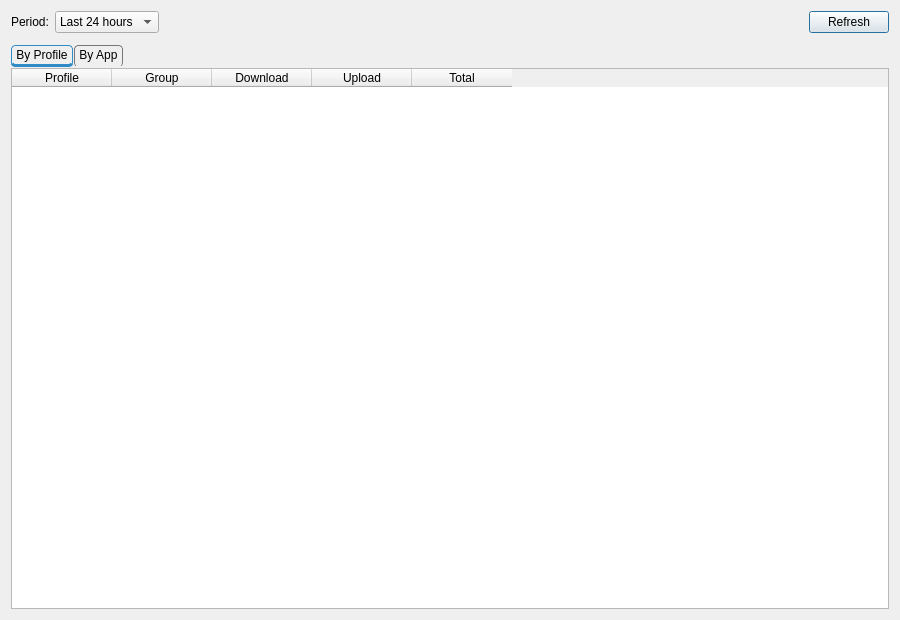
<?xml version="1.0" encoding="UTF-8"?>
<ui version="4.0">
 <class>DialogTrafficStats</class>
 <widget class="QDialog" name="DialogTrafficStats">
  <property name="geometry">
   <rect>
    <x>0</x>
    <y>0</y>
    <width>900</width>
    <height>620</height>
   </rect>
  </property>
  <property name="windowTitle">
   <string>Traffic Statistics</string>
  </property>
  <layout class="QVBoxLayout" name="verticalLayout">
   <item>
    <layout class="QHBoxLayout" name="topLayout">
     <item>
      <widget class="QLabel" name="periodLabel">
       <property name="text">
        <string>Period:</string>
       </property>
      </widget>
     </item>
     <item>
      <widget class="QComboBox" name="periodCombo">
       <item>
        <property name="text">
         <string>Last 24 hours</string>
        </property>
       </item>
       <item>
        <property name="text">
         <string>Last 7 days</string>
        </property>
       </item>
       <item>
        <property name="text">
         <string>Last 30 days</string>
        </property>
       </item>
       <item>
        <property name="text">
         <string>Last 90 days</string>
        </property>
       </item>
      </widget>
     </item>
     <item>
      <spacer name="topSpacerLeft">
       <property name="orientation">
        <enum>Qt::Orientation::Horizontal</enum>
       </property>
       <property name="sizeHint" stdset="0">
        <size>
         <width>40</width>
         <height>20</height>
        </size>
       </property>
      </spacer>
     </item>
     <item>
      <widget class="QLabel" name="summaryLabel">
       <property name="styleSheet">
        <string notr="true">font-weight: 600;</string>
       </property>
       <property name="text">
        <string/>
       </property>
      </widget>
     </item>
     <item>
      <spacer name="topSpacerRight">
       <property name="orientation">
        <enum>Qt::Orientation::Horizontal</enum>
       </property>
       <property name="sizeHint" stdset="0">
        <size>
         <width>40</width>
         <height>20</height>
        </size>
       </property>
      </spacer>
     </item>
     <item>
      <widget class="QPushButton" name="refreshBtn">
       <property name="text">
        <string>Refresh</string>
       </property>
      </widget>
     </item>
    </layout>
   </item>
   <item>
    <widget class="TrafficChartWidget" name="chart" native="true"/>
   </item>
   <item>
    <widget class="QTabWidget" name="tabs">
     <property name="styleSheet">
      <string notr="true">QTabWidget::pane {
    margin-top: 1px;
    border-radius: 4px;
}

QTabBar {
    background: transparent;
    qproperty-drawBase: 0;
}

QTabBar::tab {
    border: 1px solid #777777;
    border-bottom: 3px solid transparent;
    border-radius: 4px;

    padding: 2px 4px;
    margin-right: 1px;
}

QTabBar::tab:selected {
    border: 1px solid palette(highlight);
    border-bottom: 3px solid palette(highlight);
}</string>
     </property>
     <property name="currentIndex">
      <number>0</number>
     </property>
     <widget class="QTableWidget" name="profileTable">
      <attribute name="title">
       <string>By Profile</string>
      </attribute>
      <property name="alternatingRowColors">
       <bool>true</bool>
      </property>
      <property name="selectionMode">
       <enum>QAbstractItemView::SelectionMode::SingleSelection</enum>
      </property>
      <property name="selectionBehavior">
       <enum>QAbstractItemView::SelectionBehavior::SelectRows</enum>
      </property>
      <property name="showGrid">
       <bool>false</bool>
      </property>
      <property name="sortingEnabled">
       <bool>true</bool>
      </property>
      <property name="editTriggers">
       <set>QAbstractItemView::EditTrigger::NoEditTriggers</set>
      </property>
      <attribute name="horizontalHeaderHighlightSections">
       <bool>false</bool>
      </attribute>
      <attribute name="verticalHeaderVisible">
       <bool>false</bool>
      </attribute>
      <column>
       <property name="text">
        <string>Profile</string>
       </property>
      </column>
      <column>
       <property name="text">
        <string>Group</string>
       </property>
      </column>
      <column>
       <property name="text">
        <string>Download</string>
       </property>
      </column>
      <column>
       <property name="text">
        <string>Upload</string>
       </property>
      </column>
      <column>
       <property name="text">
        <string>Total</string>
       </property>
      </column>
     </widget>
     <widget class="QTableWidget" name="appTable">
      <attribute name="title">
       <string>By App</string>
      </attribute>
      <property name="alternatingRowColors">
       <bool>true</bool>
      </property>
      <property name="selectionMode">
       <enum>QAbstractItemView::SelectionMode::SingleSelection</enum>
      </property>
      <property name="selectionBehavior">
       <enum>QAbstractItemView::SelectionBehavior::SelectRows</enum>
      </property>
      <property name="showGrid">
       <bool>false</bool>
      </property>
      <property name="sortingEnabled">
       <bool>true</bool>
      </property>
      <property name="editTriggers">
       <set>QAbstractItemView::EditTrigger::NoEditTriggers</set>
      </property>
      <attribute name="horizontalHeaderHighlightSections">
       <bool>false</bool>
      </attribute>
      <attribute name="verticalHeaderVisible">
       <bool>false</bool>
      </attribute>
      <column>
       <property name="text">
        <string>App</string>
       </property>
      </column>
      <column>
       <property name="text">
        <string>Download</string>
       </property>
      </column>
      <column>
       <property name="text">
        <string>Upload</string>
       </property>
      </column>
      <column>
       <property name="text">
        <string>Total</string>
       </property>
      </column>
     </widget>
    </widget>
   </item>
  </layout>
 </widget>
 <customwidgets>
  <customwidget>
   <class>TrafficChartWidget</class>
   <extends>QWidget</extends>
   <header>include/ui/stats/TrafficChartWidget.h</header>
   <container>1</container>
  </customwidget>
 </customwidgets>
 <resources/>
 <connections/>
</ui>
